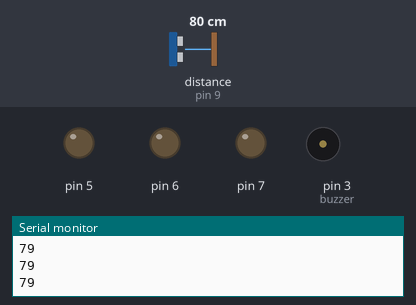
The sketch below on a simulated Arduino Uno, built with avr-gcc and run on an emulated ATmega328P. Shown: output pins drawn as LEDs (lit = HIGH), buzzer (waves = sounding), the last lines printed to the serial monitor. Wiring (inferred from the names in the program): ultrasonic range finder: trigger pin 10; echo pin 9. The test bench sets the inputs (shaded band); at power-on: distance to the obstacle (sensor on pin 9) 80 cm. The echo pulse lasts 58.3 µs per cm; pins used as bus, display or sensor lines are not drawn.

Above: at 1.2 s.
1.3 s: distance to the obstacle (sensor on pin 9) set to 72 cm
At 3.2 s:
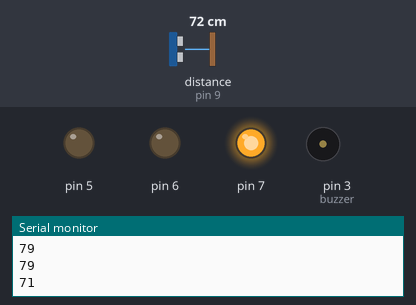
4.3 s: distance to the obstacle (sensor on pin 9) set to 54 cm
6.6 s: distance to the obstacle (sensor on pin 9) set to 45 cm
At 8.7 s:
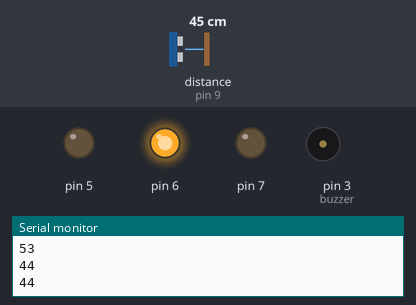
9.6 s: distance to the obstacle (sensor on pin 9) set to 29 cm
At 10.18 s:
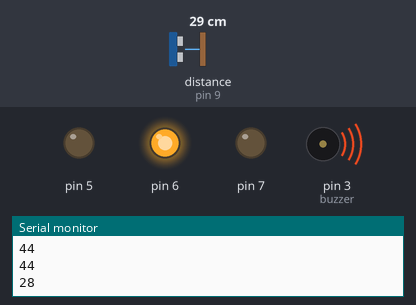
12.6 s: distance to the obstacle (sensor on pin 9) set to 23 cm
At 13.75 s:
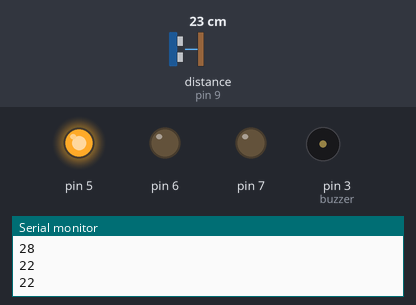
15.6 s: distance to the obstacle (sensor on pin 9) set to 35 cm
At 15.94 s:
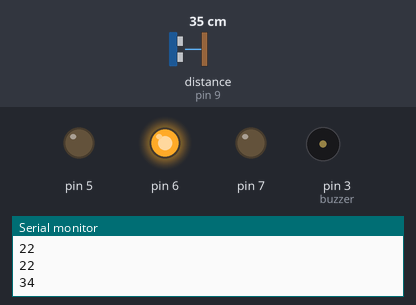
Timing chart, 0 to 19.6 s (numbered marks = the images above; inputs shaded):
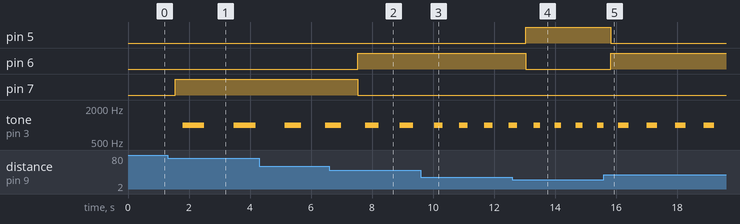

Measured:
- the behaviour switches between 76 and 75 cm on distance to the obstacle (sensor on pin 9) (found by bisection; images 0 and 1)
- the behaviour switches between 51 and 50 cm on distance to the obstacle (sensor on pin 9) (found by bisection; images 1 and 2)
- the behaviour switches between 27 and 26 cm on distance to the obstacle (sensor on pin 9) (found by bisection; images 3 and 4)
- after the input at 1.3 s, pin 7: LOW → HIGH after 0.24 s; tone on pin 3 (buzzer): alternates 1000 Hz for 0.71 s and silent for 0.97 s, starting after 0.49 s
- after the input at 6.6 s, pin 6: LOW → HIGH after 0.92 s; pin 7: HIGH → LOW after 0.92 s
- after the input at 9.6 s, tone on pin 3 (buzzer): alternates 1000 Hz for 0.28 s and silent for 0.53 s, starting after 0.72 s
- after the input at 12.6 s, pin 5: LOW → HIGH after 0.44 s; pin 6: HIGH → LOW after 0.44 s
- after the input at 15.6 s, pin 5: HIGH → LOW after 0.22 s; pin 6: LOW → HIGH after 0.22 s; tone on pin 3 (buzzer): alternates 1000 Hz for 0.34 s and silent for 0.59 s, starting after 0.81 s

The sketch:

Proyecto3_Sensor_de_proximidad.ino
```cpp
int TRIG = 10;      //Defino trigger en pin 10 (importante que coincida en el montaje)
int ECO = 9;      // echo en pin 9
int buzzer = 3; //buzzer to arduino pin 9

int DURACION; //Crear las variables para luego calcularlas
int DISTANCIA;

void setup()
{
  pinMode(TRIG, OUTPUT);  // trigger como salida
  pinMode(ECO, INPUT);    // echo como entrada
  pinMode(buzzer, OUTPUT); // Set buzzer - pin 3 as an output
  Serial.begin(9600);     // inicializacion de comunicacion serial a 9600 bps

  for(int pinNumber = 5; pinNumber<8; pinNumber++){ //definir salidas para los LED
    pinMode(pinNumber,OUTPUT);
    digitalWrite(pinNumber, LOW);
  }
}

void loop()
{

  digitalWrite(TRIG, HIGH);     // generacion del pulso a enviar
  delay(1);                     // al pin conectado al trigger
  digitalWrite(TRIG, LOW);      // del sensor

  DURACION = pulseIn(ECO, HIGH);  // con funcion pulseIn se espera un pulso
                                  // alto en Echo. Devuelve un tiempo en microsegundos

  DISTANCIA = DURACION / 58.2;    // distancia medida en centimetros
                                  //valor especificado por el fabricante

  if(DISTANCIA >= 50 && DISTANCIA < 75){  //condiciones para encender los LED según la distancia
    digitalWrite(5, LOW); //detectada por el sendor
    digitalWrite(6, LOW);
    digitalWrite(7, HIGH);
  }
  else if( 25 <DISTANCIA && DISTANCIA<50){
    digitalWrite(5, LOW);
    digitalWrite(6, HIGH);
    digitalWrite(7, LOW);
  }
  else if( DISTANCIA <= 25 && DISTANCIA > 0 ){
    digitalWrite(5, HIGH);
    digitalWrite(6, LOW);
    digitalWrite(7, LOW);
  }
  else if( DISTANCIA > 75 ){
    digitalWrite(5, LOW);
    digitalWrite(6, LOW);
    digitalWrite(7, LOW);
  }

  Serial.println(DISTANCIA);
                      // envio de valor de distancia por monitor serial
  delay(250);       // demora entre datos para mejor visualización

 if(DISTANCIA < 75 && DISTANCIA > 0 ){  //para valores lejanos o negativos
                                         // no ocurrirá habrá pitido

  tone(buzzer, 1000); // señal sonora de tantos HZ
  delay(DISTANCIA*10);        //Pita más rápido según las distancia
  noTone(buzzer);     // Stop SONIDO
  delay(DISTANCIA*10);
 }
}
```
